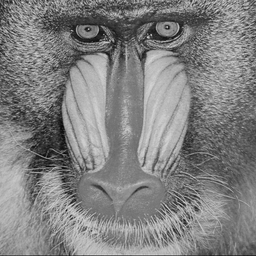
#> input picture baboon.png, 256 x 256 px, shrunk from 512 x 512 before the run
$ python decodificar.py ../baboon.png 5 ../butterfly.png
#> lines starting #> are read from the running program, lines starting #| are printed output that depends on the picture
#> further down, img is the input picture: shape (256, 256, 3); min 8, max 218, mean 129.2
### Trabalho4/auxiliar4.py
# Funcoes auxiliares

import cv2 as cv
import numpy as np
import sys
import os.path
from os import path

# exibir: exibe a imagem em uma janela e a salva em um arquivo se o usuario entrar "s", senão
# apenas continua a execucao
def exibir(janela, img, saida, close = 0):
    print("Exibindo {}".format(saida))
    print("Pressione {} para salvar a imagem ou qualquer outra tecla para prosseguir\n".format("\"s\""))
    cv.imshow(janela, img)
    k = cv.waitKey(0) & 0xFF

    if k == ord("s"):
        print("Gerando arquivo {}".format(saida))
        cv.imwrite(saida, img)

    # Parametro close == 1 fecha apenas a janela selecionada
    # Parametro close == 2 fecha todas as janelas
    if close == 1:
        cv.destroyWindow(janela)
    elif close == 2:
        cv.destroyAllWindows()
    else:
        return

# convBin: Converte diversos tipos de variaveis para binario com 8 bits
def convBin(msg):
    if type(msg) == str:
        return ''.join([format(ord(i), "08b") for i in msg ])

    elif type(msg) == bytes or type(msg) == np.ndarray:
        return [format(i, "08b") for i in msg ]

    elif type(msg) == int or type(msg) == np.uint8:
        return format(msg, "08b")

    else:
        raise TypeError("Tipo nao suportado")

# codeMsg: Codifica a mensagem em um plano de bits especificado para cada banda de cor
# de um pixel da imagem de entrada
# [56 lines left out: function codeMsg, not called in this run]

# decodeMsg: Decodifica a mensagem em um plano de bits especificado para cada banda de cor
# de um pixel da imagem de entrada
def decodeMsg(img, nomeSaida, plano):

    # String para armezar os bits extraidos da imagem
#> called with nomeSaida = '../butterfly.png', plano = 5
    binMsg = ""

    # Percorre os pixels de cada linha da imagem
    for linha in img:
        for pixel in linha:
            # Converte cada banda de cor de um pixel para binario de 8 bits
            b, g, r = convBin(pixel)

            # Extrai o bit do plano especificado da banda azul e o adiciona
            # a mensagem em binario
            binMsg += b[7 - plano]

            # Extrai o bit do plano especificado da banda verde e o adiciona
            # a mensagem em binario
            binMsg += g[7 - plano]

            # Extrai o bit do plano especificado da banda vermelha e o adiciona
            # a mensagem em binario
            binMsg += r[7 - plano]

    # Agrupa a mensagem binaria em 8 bits para permitir conversao em
    # caracteres ASCII
    bytesMsg = [binMsg[i: i+8] for i in range(0, len(binMsg), 8) ]
#> bytesMsg = 24576 items

    # Converte os bytes da mensagem em caracteres até encontrar o
    # delimitador de final de cadeia
    decodedMsg = ""
    for byte in bytesMsg:
        decodedMsg += chr(int(byte, 2))
        if decodedMsg[-5:] == "#####":
            break
#> this loop made 24576 passes
#> byte on passes 1 to 3: '00011100', '01110001', '11111000'
#> (key Esc is pressed here)
#> (printed output is left out)
    #print(decodedMsg)

    # Remove o delimitador de fim de cadeia
    res = decodedMsg[:-5]

    # Cria uma arquivo de texto para a mensagem decodificada e
    # retorna o resultado ao programa principal
    f = open(nomeSaida, "w+")
    f.write(res)
    f.close()

    if path.exists(nomeSaida):
        print("A mensagem decodificada foi escrita no arquivo {}\n".format(nomeSaida))
    else:
        sys.exit("Nao foi possivel escrever o arquivo {}\n".format(nomeSaida))

    # Retorna a mensagem
    return res

# getPlano: cria uma máscara para obter um determinado plano de bits de uma imagem
def getPlano(img, plano):
    mask = np.full((img.shape[0], img.shape[1]), 2 ** plano, np.uint8)
    t = cv.bitwise_and(mask, img)
    # Aumentar a intensidade dos pixels
    r = t * 255
    return r

# exibirPlano: Exibe os planos de bits especificados para cada banda de cor
# de uma imagem
def exibirPlanos(img, inp, planos = [0, 1, 2, 3, 4, 5, 6, 7]):
    # Separa a imagem nas bandas azul, verde e vermelho
#> called with inp = '../baboon.png'
    b, g, r = cv.split(img)
    ch = {"b" : b, "g" : g, "r" : r}

    # Exibe os planos de bits percorrendo cada plano e cada banda de cor
    for p in planos:
        for cor in ch:
            exibir("Plano {} {}".format(p, cor), getPlano(ch.get(cor), p), "{}_{}_{}".format(p, cor, inp))
        cv.destroyAllWindows()
#> this loop made 4 passes; (key Enter is pressed on pass 1)
#> pass 1, in getPlano, `t = cv.bitwise_and(mask, img)`:
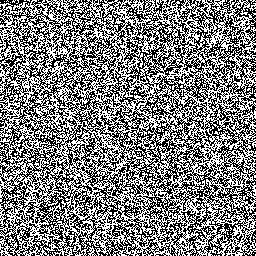
#> t: shape (256, 256); values 0 (black) and 1 (white), 49.7% white in thin lines or dots
#> pass 2, in getPlano (call 4), `t = cv.bitwise_and(mask, img)`:
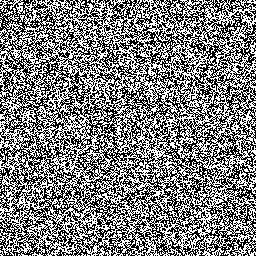
#> t: shape (256, 256); values 0 (black) and 2 (white), 49.9% white in thin lines or dots

### Trabalho4/decodificar.py
''' Processamento de imagens
    Trabalho 4

    Aluno: Bruno Mendes Richau
    RA: 157743

    Modulo para recuperar a informacao binaria da imagem e gerar a
    mensagem de texto

    Uso: python decodificar.py imagem_saida.png plano_bits texto_saida.txt '''

import cv2 as cv
import sys, auxiliar4 as a

# Verifica se usuario forneceu a quantidade correta de argumentos
if len(sys.argv) != 4:
    sys.exit("Uso: python decodificar.py imagem_saida.png plano_bits texto_saida.txt")
else:
    # Carrega imagem codificada
    inp = sys.argv[1]
    img = cv.imread(inp, 1)

    if img is None:
        sys.exit("Erro: Nao foi possivel ler a imagem {}\n".format(inp))
    else:
        print("Imagem codificada: {}".format(inp))

    # Carrega o plano de bits
    plano = int(sys.argv[2])

    if not 0 <= plano <= 7:
        sys.exit("Erro: O plano deve estar entre 0 e 7 inclusive. O plano {} nao faz parte da imagem.\n".format(plano))
    else:
        print("Plano: {}".format(plano))

    # Carrega o nome do arquivo de saida onde sera decodificada a mensagem
    nomeSaida = sys.argv[3]
    print("Arquivo de saida: {}\n".format(nomeSaida))

    # Decodifica imagem
    decMsg = a.decodeMsg(img, nomeSaida, plano)
    a.exibir("Codificada", img, "{}".format(inp))
    print("Mensagem decodificada:\n{}\n".format(decMsg))

    # Exibe os planos de bits
    a.exibirPlanos(img, inp, [0, 1, 2, 7])

$ run again, on city.png
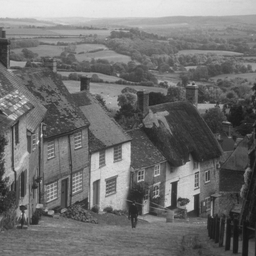
#> input picture city.png, 256 x 256 px, shrunk from 512 x 512 before the run
#> img is the input picture: shape (256, 256, 3); min 20, max 235, mean 112.2
#> bytesMsg = 24576 items
#> the loop in decodeMsg, `for byte in bytesMsg:` made 24576 passes
#> decodedMsg on passes 1 to 3: 'ÿ', 'ÿÿ', 'ÿÿÿ'
#> (printed output is left out)
#> the loop in exibirPlanos, `for p in planos:` made 4 passes; (key Enter is pressed on pass 1)
#> pass 1, in getPlano, `t = cv.bitwise_and(mask, img)`:
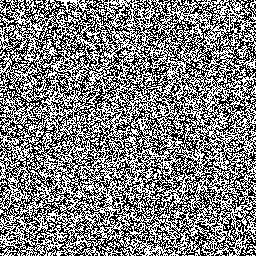
#> t: shape (256, 256); values 0 (black) and 1 (white), 50.2% white; black in thin lines or dots
#> pass 2, in getPlano (call 4), `t = cv.bitwise_and(mask, img)`:
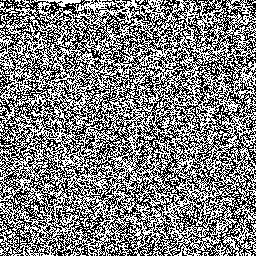
#> t: shape (256, 256); values 0 (black) and 2 (white), 50% white; black in thin lines or dots

$ run again, on city1_1b.png
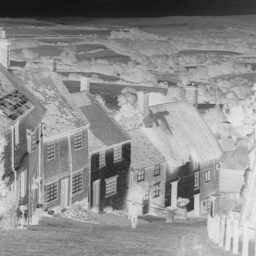
#> input picture city1_1b.png, 256 x 256 px, shrunk from 512 x 512 before the run
#> img is the input picture: shape (256, 256, 3); min 20, max 235, mean 142.8
#> bytesMsg = 24576 items
#> (printed output is left out)
#> the loop in exibirPlanos, `for p in planos:` made 4 passes; (key Enter is pressed on pass 1)
#> pass 1, in getPlano, `t = cv.bitwise_and(mask, img)`:
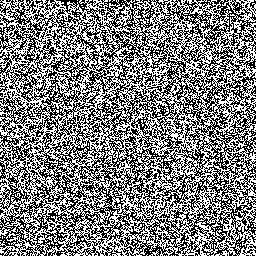
#> t: shape (256, 256); values 0 (black) and 1 (white), 49.8% white in thin lines or dots
#> pass 2, in getPlano (call 4), `t = cv.bitwise_and(mask, img)`:
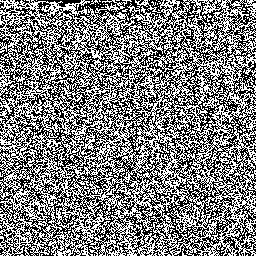
#> t: shape (256, 256); values 0 (black) and 2 (white), 50% white in thin lines or dots

$ run again, on city1_1c.png
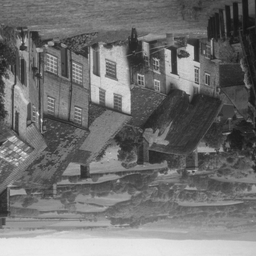
#> input picture city1_1c.png, 256 x 256 px, shrunk from 512 x 512 before the run
#> img is the input picture: shape (256, 256, 3); min 20, max 235, mean 112.2
#> bytesMsg = 24576 items
#> the loop in decodeMsg, `for byte in bytesMsg:` made 24576 passes
#> byte on passes 16 to 18: '00000011', '11111111', '11111111'
#> (printed output is left out)
#> the loop in exibirPlanos, `for p in planos:` made 4 passes; (key Enter is pressed on pass 1)
#> pass 1, in getPlano, `t = cv.bitwise_and(mask, img)`:
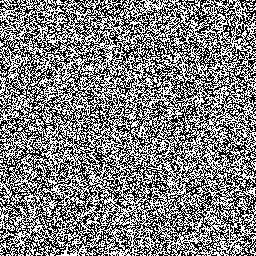
#> t: shape (256, 256); values 0 (black) and 1 (white), 50.2% white; black in thin lines or dots
#> pass 2, in getPlano (call 4), `t = cv.bitwise_and(mask, img)`:
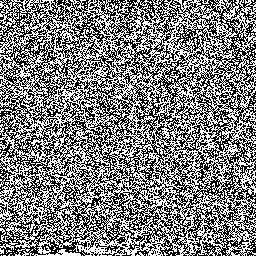
#> t: shape (256, 256); values 0 (black) and 2 (white), 50% white; black in thin lines or dots
